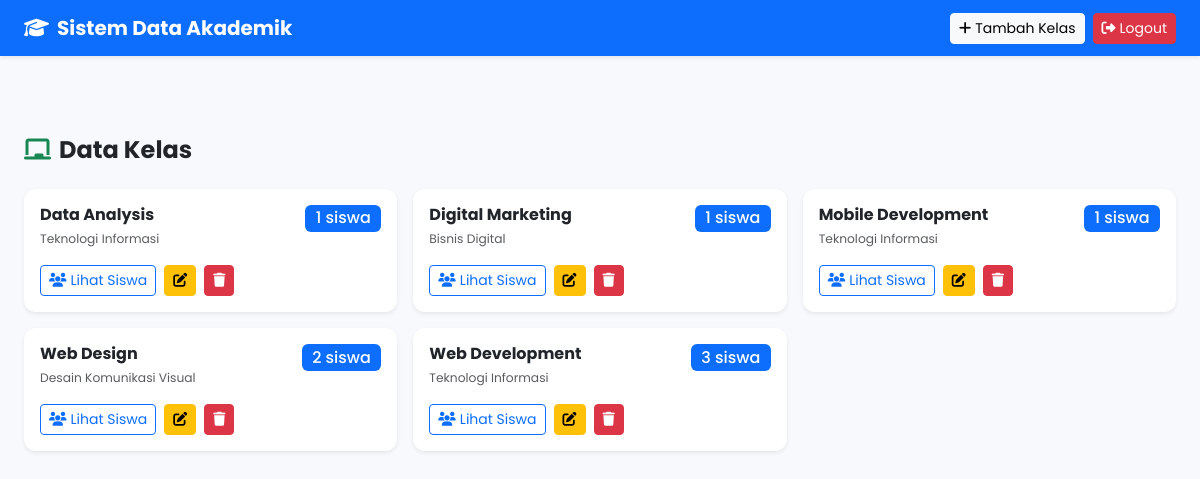
The app's page /kelas/index.php (signed in) with its own data.
### tables this page shows
CREATE TABLE IF NOT EXISTS kelas (
    id         INT AUTO_INCREMENT PRIMARY KEY,
    nama_kelas VARCHAR(50) NOT NULL,
    jurusan    VARCHAR(100) NOT NULL,
    created_at TIMESTAMP DEFAULT CURRENT_TIMESTAMP
);

### config/database.php (called while the page is built, shortened)
<?php
function currentUser(): array {
    return ['id' => $_SESSION['user_id'] ?? 0, 'nama' => $_SESSION['user_nama'] ?? '', 'role' => $_SESSION['user_role'] ?? ''];
}
function isAdmin(): bool { return currentUser()['role'] === 'admin'; }

### kelas/index.php (the view, shortened to what this page needs)
<?php
require_once __DIR__ . '/../config/database.php';
$pdo = getDB();
$kelasList = $pdo->query("
    SELECT k.*, COUNT(s.id_siswa) AS jumlah_siswa
    FROM kelas k
    LEFT JOIN siswa s ON k.id=s.kelas_id AND s.status='aktif'
    GROUP BY k.id ORDER BY k.nama_kelas
")->fetchAll();
?>
<!DOCTYPE html>
<html lang="id">
<head>
    <link href="https://cdn.jsdelivr.net/npm/bootstrap@5.3.2/dist/css/bootstrap.min.css" rel="stylesheet">
    <link href="https://cdnjs.cloudflare.com/ajax/libs/font-awesome/6.5.0/css/all.min.css" rel="stylesheet">
    <link href="/assets/css/style.css" rel="stylesheet">
</head>
<body>
<nav class="navbar navbar-expand-lg navbar-dark bg-primary shadow-sm fixed-top">
    <div class="container-fluid px-4">
        <a class="navbar-brand fw-bold" href="/index.php"><i class="fas fa-graduation-cap me-2"></i><?= APP_NAME ?></a>
        <div class="navbar-nav ms-auto flex-row gap-2">
            <?php if (isAdmin()): ?><a href="/kelas/tambah.php" class="btn btn-sm btn-light"><i class="fas fa-plus me-1"></i>Tambah Kelas</a><?php endif; ?>
            <a href="/auth/logout.php" class="btn btn-sm btn-danger"><i class="fas fa-sign-out-alt me-1"></i>Logout</a>
        </div>
    </div>
</nav>
<div class="container-fluid px-4 mt-5 pt-4">
    <div class="d-flex align-items-center justify-content-between mb-4 mt-2">
        <h4 class="fw-bold mb-0"><i class="fas fa-chalkboard me-2 text-success"></i>Data Kelas</h4>
    </div>
    <div class="row g-3">
        <?php foreach ($kelasList as $k): ?>
        <div class="col-md-4">
            <div class="card border-0 shadow-sm h-100">
                <div class="card-body">
                    <div class="d-flex align-items-start justify-content-between">
                        <div>
                            <h6 class="fw-bold mb-1"><?= htmlspecialchars($k['nama_kelas']) ?></h6>
                            <small class="text-muted"><?= htmlspecialchars($k['jurusan']) ?></small>
                        </div>
                        <span class="badge bg-primary fs-6"><?= $k['jumlah_siswa'] ?> siswa</span>
                    </div>
                    <div class="mt-3 d-flex gap-2">
                        <a href="/siswa/index.php?kelas_id=<?= $k['id'] ?>" class="btn btn-sm btn-outline-primary"><i class="fas fa-users me-1"></i>Lihat Siswa</a>
                        <?php if (isAdmin()): ?>
                        <a href="/kelas/edit.php?id=<?= $k['id'] ?>" class="btn btn-sm btn-warning"><i class="fas fa-edit"></i></a>
                        <a href="?hapus=<?= $k['id'] ?>" class="btn btn-sm btn-danger" onclick="return confirm('Hapus kelas ini?')"><i class="fas fa-trash"></i></a>
                        <?php endif; ?>
                    </div>
                </div>
            </div>
        </div>
        <?php endforeach; ?>
    </div>
</div>
</body>
</html>

### assets/css/style.css (style rules this page uses)
body { font-family: 'Poppins', sans-serif; font-size: 14px; background-color: #f8f9fc; }
body { padding-top: 56px; }
.card { border-radius: .75rem; }
.badge { font-weight: 500; }

### records on screen
kelas: nama_kelas "Data Analysis", jurusan "Teknologi Informasi", jumlah_siswa "1"
kelas: nama_kelas "Digital Marketing", jurusan "Bisnis Digital", jumlah_siswa "1"
kelas: nama_kelas "Mobile Development", jurusan "Teknologi Informasi", jumlah_siswa "1"
kelas: nama_kelas "Web Design", jurusan "Desain Komunikasi Visual", jumlah_siswa "2"
kelas: nama_kelas "Web Development", jurusan "Teknologi Informasi", jumlah_siswa "3"

### other values on screen
APP_NAME "Sistem Data Akademik"
